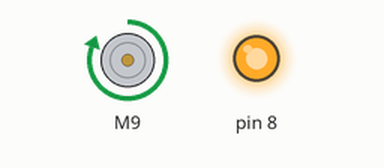
Simulated run of this sketch. Board: Arduino Uno, built with avr-gcc and run on an emulated ATmega328P. Shown: DC motor (green arrow = forward, orange = backward, longer = faster), output pins drawn as LEDs (lit = HIGH).

Above: at 7.1 s.
At 25.1 s:
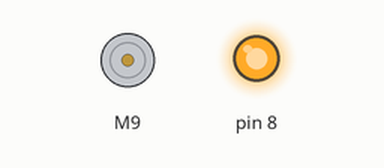
Timing chart, 0 to 40.0 s (numbered marks = the images above):
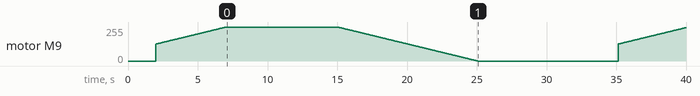

The sketch:

esc-average-speed.ino
```cpp
#include "ESC.h"
#define SPEED_MIN (1000)                                  // Set the Minimum Speed in microseconds
#define SPEED_MAX (2000)                                  // Set the Minimum Speed in microseconds

ESC myESC (9, SPEED_MIN, SPEED_MAX, 500);                 // ESC_Name (ESC PIN, Minimum Value, Maximum Value, Default Speed, Arm Value)
int oESC;                                                 // Variable for the speed sent to the ESC

void setup()
{
  pinMode(8,OUTPUT);
  digitalWrite(8,HIGH);
  myESC.arm();                                            // Send the Arm value so the ESC will be ready to take commands
  delay(2000);                                            // Wait for a while
}

void loop()
{
  for (oESC = SPEED_MIN + 500; oESC <= SPEED_MAX; oESC += 1) {  // goes from 1000 microseconds to 2000 microseconds
    myESC.speed(oESC);                                    // tell ESC to go to the oESC speed value
    delay(10);                                            // waits 10ms for the ESC to reach speed
  }
  delay(8000);
  for (oESC = SPEED_MAX; oESC >= SPEED_MIN - 500; oESC -= 1) {  // goes from 2000 microseconds to 1000 microseconds
    myESC.speed(oESC);                                    // tell ESC to go to the oESC speed value
    delay(10);                                            // waits 10ms for the ESC to reach speed
   }
  delay(5000);                                            // Wait for a while befor restart
}
```
